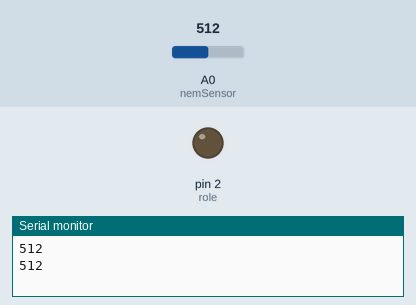
Recording of a sketch running on a simulated Arduino Uno, built with avr-gcc and run on an emulated ATmega328P. Shown: output pins drawn as LEDs (lit = HIGH), the last lines printed to the serial monitor. Inputs (shaded band) come from the test bench; at power-on: A0 (nemSensor) = 512.

Above: at 6.8 s.
6.9 s: A0 (nemSensor) set to 306
At 7.8 s:
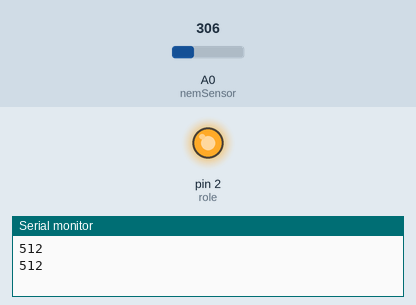
13.6 s: A0 (nemSensor) set to 389
20.3 s: A0 (nemSensor) set to 413
At 21.1 s:
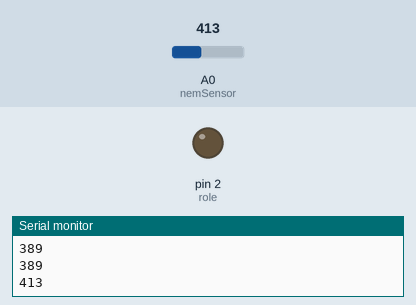
28.8 s: A0 (nemSensor) set to 122
At 29.7 s:
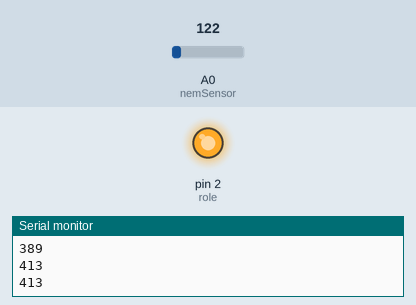
35.5 s: A0 (nemSensor) set to 511
At 35.8 s:
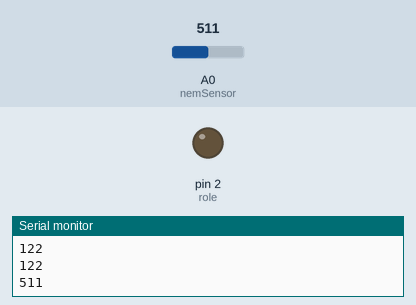
Timing chart, 0 to 44.0 s (numbered marks = the images above; inputs shaded):
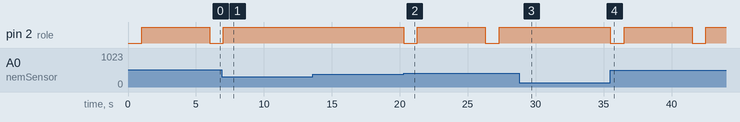

The sketch:

ak_ll_sera_sinav1.ino
```cpp
int role=2;
int nemSensor=A0;

int sinirDeger = 400;

void setup()
{
  pinMode(role,OUTPUT);
  pinMode(nemSensor,INPUT);

  digitalWrite(role,HIGH);

  Serial.begin(9600);
}

void loop()
{
  int nem = analogRead(nemSensor);
  Serial.println(nem);

  if(nem>=sinirDeger)
  {
    digitalWrite(role,LOW);
    delay(1000);
    digitalWrite(role,HIGH);
    delay(5000);
  }
  else
  {
    digitalWrite(role,HIGH);
  }
}
```

Measured:
- the behaviour switches between 399 and 400 on A0 (nemSensor) (found by bisection; images 1 and 2)
- after the input at 6.9 s, pin 2 (role): goes on until 7.0 s, then stays HIGH
- after the input at 20.3 s, pin 2 (role): alternates HIGH for 5.0 s and LOW for 1.0 s, starting at once
- after the input at 28.8 s, pin 2 (role): stays HIGH (without the input it goes to LOW after 3.5 s)
- after the input at 35.5 s, pin 2 (role): alternates HIGH for 5.0 s and LOW for 1.0 s, starting at once
